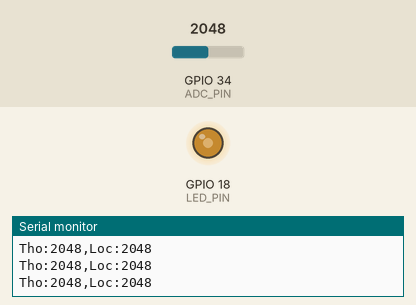
Simulated run of this sketch. Board: ESP32. Shown: output pins drawn as LEDs (lit = HIGH), the last lines printed to the serial monitor. The inputs (shaded band) are chosen by the test bench; at power-on: GPIO 34 (ADC_PIN) = 2048.

Above: at 1.4 s.
1.5 s: GPIO 34 (ADC_PIN) set to 2866
At 2.8 s:
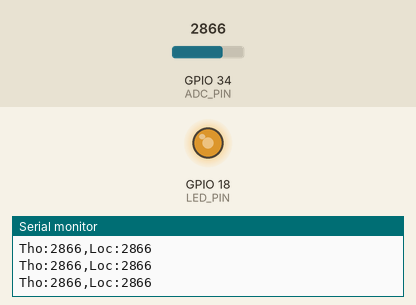
3.1 s: GPIO 34 (ADC_PIN) set to 3603
At 4.2 s:
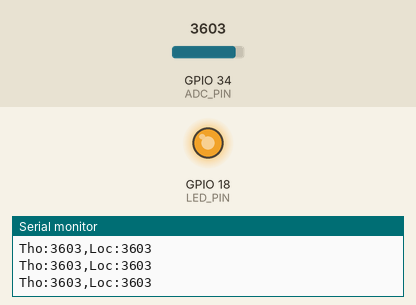
4.7 s: GPIO 34 (ADC_PIN) set to 491
At 5.4 s:
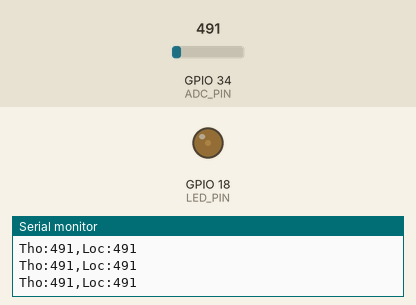
Timing chart, 0 to 7.7 s (numbered marks = the images above; inputs shaded):
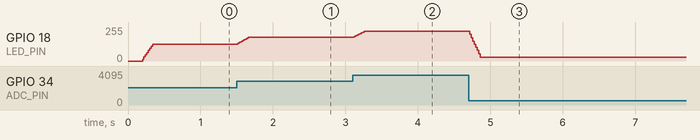

Measured:
- after the input at 1.5 s, GPIO 18 (LED_PIN): 127/255 → 177/255 at once
- after the input at 3.1 s, GPIO 18 (LED_PIN): 177/255 → 223/255 at once
- after the input at 4.7 s, GPIO 18 (LED_PIN): 223/255 → 30/255 at once

The sketch:

Codebai3.ino
```cpp
#include <Arduino.h>

// Tích hợp hàm PWM để chạy trực tiếp trên Wokwi
void setup_pwm(uint8_t pin, uint8_t channel, uint32_t freq, uint8_t res) {
#if ESP_ARDUINO_VERSION >= ESP_ARDUINO_VERSION_VAL(3, 0, 0)
    ledcAttach(pin, freq, res);
#else
    ledcSetup(channel, freq, res);
    ledcAttachPin(pin, channel);
#endif
}

void write_pwm(uint8_t pin, uint8_t channel, uint32_t duty) {
#if ESP_ARDUINO_VERSION >= ESP_ARDUINO_VERSION_VAL(3, 0, 0)
    ledcWrite(pin, duty);
#else
    ledcWrite(channel, duty);
#endif
}

#define ADC_PIN 34
#define LED_PIN 18
#define N 8

int buf[N];
int idx = 0;

int loc(int m) {
  buf[idx] = m;
  idx = (idx + 1) % N;
  long t = 0;
  for(int i = 0; i < N; i++) {
    t += buf[i];
  }
  return t / N;
}

void setup() {
  Serial.begin(115200);
  delay(200);
  Serial.println("\n\n=== BAI 3: ADC + Loc Nhieu + LEDC ===");

  setup_pwm(LED_PIN, 0, 5000, 8);

  for(int i=0; i<N; i++) {
    buf[i] = 0;
  }
}

void loop() {
  int tho = analogRead(ADC_PIN);
  int l = loc(tho);

  int pwm_val = map(l, 0, 4095, 0, 255);
  write_pwm(LED_PIN, 0, pwm_val);

  Serial.print("Tho:"); Serial.print(tho);
  Serial.print(",");
  Serial.print("Loc:"); Serial.println(l);

  delay(20);
}
```
